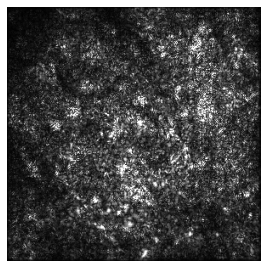
#> input picture results/goldfish/fish_vanilla.png, 268 x 268 px
$ python metric_smoothness.py   (older library calls are emulated)
#> lines starting #> are read from the running program, lines starting #| are printed output that depends on the picture; long printed decimals are rounded
import cv2
import numpy as np

# Lower is smoother, which is arguably better.
def metric_smoothness(explanation):

	laplacian = cv2.Laplacian(explanation,cv2.CV_64F)
	absolute_laplacian = np.absolute(laplacian)

	return np.average(absolute_laplacian)


fish_vanilla = cv2.imread("fish_vanilla.png", cv2.IMREAD_GRAYSCALE)
#> fish_vanilla is the input picture: shape (268, 268); min 0, max 255, mean 76.2
print("fish_vanilla: " + str(metric_smoothness(fish_vanilla)))
#| fish_vanilla: 53.896

fish_smoothgrad = cv2.imread("fish_smoothgrad.png", cv2.IMREAD_GRAYSCALE)
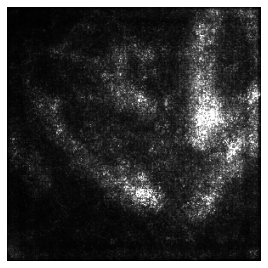
#> input picture results/goldfish/fish_smoothgrad.png, 268 x 268 px
#> fish_smoothgrad is the input picture: shape (268, 268); min 0, max 255, mean 57.1
print("fish_smoothgrad: " + str(metric_smoothness(fish_smoothgrad)))
#| fish_smoothgrad: 30.805

fish_xrai = cv2.imread("fish_xrai.png", cv2.IMREAD_COLOR)
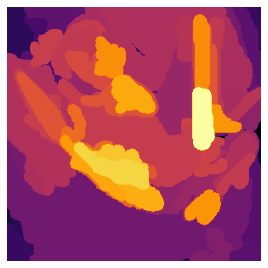
#> input picture results/goldfish/fish_xrai.png, 268 x 268 px
#> fish_xrai is the input picture: shape (268, 268, 3); mean B, G, R 102, 82.5, 176
print("fish_xrai: " + str(metric_smoothness(fish_xrai)))
#| fish_xrai: 9.492

fish_gradcam = cv2.imread("fish_gradcam.png", cv2.IMREAD_GRAYSCALE)
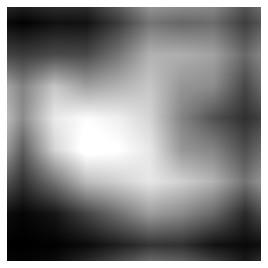
#> input picture results/goldfish/fish_gradcam.png, 268 x 268 px
#> fish_gradcam is the input picture: shape (268, 268); min 0, max 255, mean 134.4
print("fish_gradcam: " + str(metric_smoothness(fish_gradcam)))
#> in metric_smoothness (call 4), `laplacian = cv2.Laplacian(explanation,cv2.CV_64F)`:
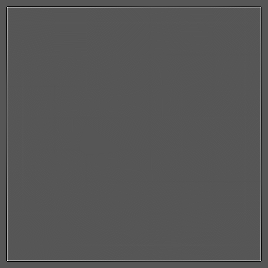
#> laplacian: shape (268, 268) float64; min -255, max 498, mean 0; drawn with min black and max white
#| fish_gradcam: 6.198

fish_blurIG = cv2.imread("fish_blurIG.png", cv2.IMREAD_GRAYSCALE)
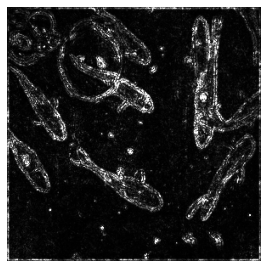
#> input picture results/goldfish/fish_blurIG.png, 268 x 268 px
#> fish_blurIG is the input picture: shape (268, 268); min 0, max 255, mean 46.8
print("fish_blurIG: " + str(metric_smoothness(fish_blurIG)))
#> in metric_smoothness (call 5), `laplacian = cv2.Laplacian(explanation,cv2.CV_64F)`:
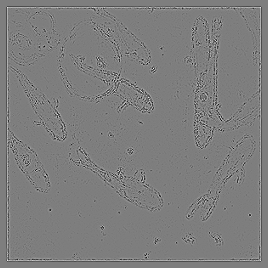
#> laplacian: shape (268, 268) float64; min -607, max 621, mean 0; drawn with min black and max white
#| fish_blurIG: 33.576

fish_gradcam_smoothed = cv2.imread("fish_gradcam_smoothed.png", cv2.IMREAD_GRAYSCALE)
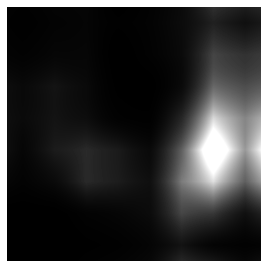
#> input picture results/goldfish/fish_gradcam_smoothed.png, 268 x 268 px
#> fish_gradcam_smoothed is the input picture: shape (268, 268); min 0, max 255, mean 56.3
print("fish_gradcam_smoothed: " + str(metric_smoothness(fish_gradcam_smoothed)))
#| fish_gradcam_smoothed: 7.196

fish_blurIG_smoothed = cv2.imread("fish_blurIG_smoothed.png", cv2.IMREAD_GRAYSCALE)
#> (the run stopped early here; a loop or call above may not have finished)
